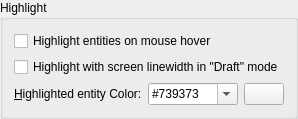
        <widget class="QGroupBox" name="gbGVHighlight">
         <property name="title">
          <string>Highlight</string>
         </property>
         <layout class="QGridLayout" name="gridLayout_16">
          <item row="2" column="0">
           <widget class="QLabel" name="lHighlightedColor">
            <property name="text">
             <string>&amp;Highlighted entity Color:</string>
            </property>
            <property name="wordWrap">
             <bool>false</bool>
            </property>
            <property name="buddy">
             <cstring>cbHighlightedColor</cstring>
            </property>
           </widget>
          </item>
          <item row="2" column="2">
           <widget class="QPushButton" name="pb_highlighted">
            <property name="sizePolicy">
             <sizepolicy hsizetype="Maximum" vsizetype="Fixed">
              <horstretch>0</horstretch>
              <verstretch>0</verstretch>
             </sizepolicy>
            </property>
            <property name="toolTip">
             <string>Click to select color</string>
            </property>
            <property name="text">
             <string/>
            </property>
            <property name="icon">
             <iconset resource="../../../../../res/controls/controls.qrc">
              <normaloff>:/controls/colorxx.png</normaloff>:/controls/colorxx.png</iconset>
            </property>
           </widget>
          </item>
          <item row="2" column="1">
           <widget class="QComboBox" name="cbHighlightedColor">
            <property name="toolTip">
             <string>Color for highlighted entities</string>
            </property>
            <property name="accessibleDescription">
             <string notr="true"/>
            </property>
            <property name="editable">
             <bool>true</bool>
            </property>
            <item>
             <property name="text">
              <string notr="true">#739373</string>
             </property>
            </item>
           </widget>
          </item>
          <item row="1" column="0" colspan="3">
           <widget class="QCheckBox" name="cbHighlightWIthLinewidthInDraft">
            <property name="toolTip">
             <string>If selected, entity will be highlighted in &quot;Draft&quot; mode using entity's linewidth instead of 1px</string>
            </property>
            <property name="text">
             <string>Highlight with screen linewidth in &quot;Draft&quot; mode</string>
            </property>
           </widget>
          </item>
          <item row="0" column="0" colspan="3">
           <widget class="QCheckBox" name="cbVisualizeHovering">
            <property name="toolTip">
             <string>Visualize the entity under the mouse cursor</string>
            </property>
            <property name="text">
             <string>Highlight entities on mouse hover</string>
            </property>
           </widget>
          </item>
         </layout>
        </widget>
